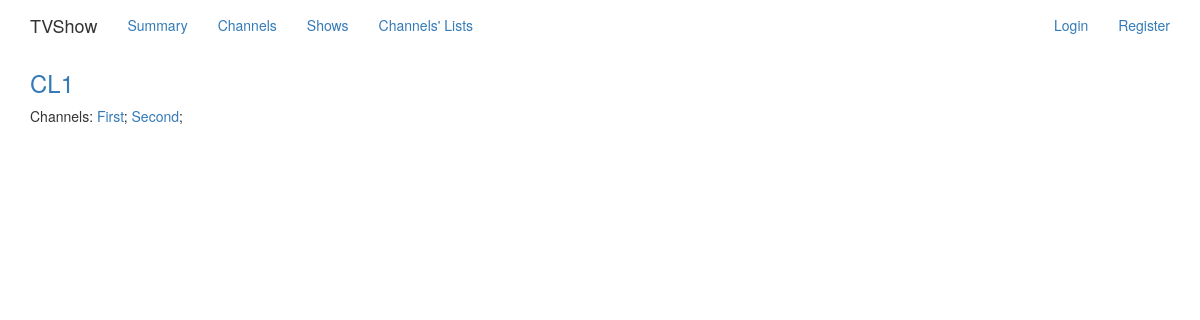
The app's page /channels_list/, older data.
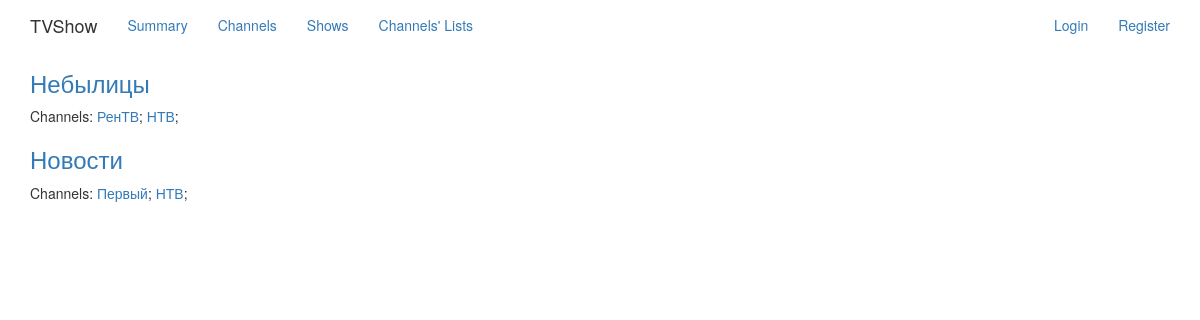
The same page, newer data.
### app/models.py (models this page shows, shortened)
class ChannelsList(db.Model):
    __tablename__ = 'channels_list'
    id = db.Column(Integer, primary_key=True)
    name = db.Column(String(80), unique=True, index=True, nullable=False)
    channels = db.relationship('ChannelsListItem', backref='channels_list')

class ChannelsListItem(db.Model):
    __tablename__ = 'channels_list_item'
    id = db.Column(Integer, primary_key=True)
    channels_list_id = db.Column(Integer, db.ForeignKey('channels_list.id'), index=True, nullable=False)
    channel_id = db.Column(Integer, db.ForeignKey('tvchannel.id'), index=True, nullable=False)
    channel = db.relationship('TVChannel')

class TVChannel(db.Model):
    __tablename__ = 'tvchannel'
    id = db.Column(Integer, primary_key=True)
    name = db.Column(String(80), unique=True, index=True, nullable=False)
    timetable = db.relationship('TVChannelItem', backref='channel')

### app/views.py (the view)
def channels_list_index():
    lists = ChannelsList.query.all()
    return render_template('channels_list_index.html', lists=lists)

### app/__init__.py (called while the page is built)
    def is_admin(self):
        return False

### app/templates/channels_list_index.html (shortened to what this page needs)
{% extends "base.html" %}
{% block content %}
  {% if lists and lists | length > 0 %}
    {% for channels_list in lists %}
      <div>
        <h3>
          <a href="{{ url_for('channels_list_show', channels_list_id=channels_list.id) }}">{{ channels_list.name }}</a>
        </h3>
        <p>
          Channels:
            {% for item in channels_list.channels %}
              <a href="{{ url_for('channel_show', channel_id=item.channel.id) }}">{{ item.channel.name }}</a>;
            {% endfor %}
        </p>
      </div>
    {% endfor %}
  {% else %}
    <h3 class="text-center">Nothing to show</h3>
  {% endif %}
{% endblock %}

Row changes from the older to the newer data that the page shows:
changed ChannelsList: name "CL1" → "Небылицы"
changed ChannelsListItem: channel.name "First" → "РенТВ"
changed ChannelsListItem (number 2 of 4 on the later page): channel.name "Second" → "НТВ"
added ChannelsList: name "Новости"
added ChannelsListItem: channel.name "Первый", shown under "Новости"
added ChannelsListItem: channel.name "НТВ", shown under "Новости"
